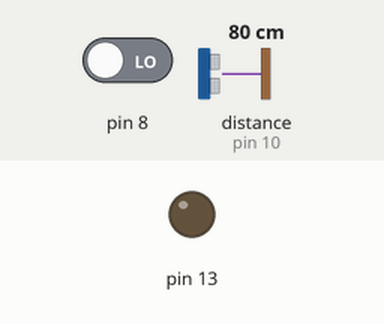
This sketch was run on a simulated Arduino Uno, built with avr-gcc and run on an emulated ATmega328P. On the bench: output pins drawn as LEDs (lit = HIGH). Wiring (inferred from the names in the program): ultrasonic range finder: trigger pin 9; echo pin 10. The test bench sets the inputs (shaded band); at power-on: distance to the obstacle (sensor on pin 10) 80 cm, pin 8 LOW. The echo pulse lasts 58.3 µs per cm; pins used as bus, display or sensor lines are not drawn.

Above: at 1.2 s.
1.3 s: distance to the obstacle (sensor on pin 10) set to 17 cm
2.8 s: distance to the obstacle (sensor on pin 10) set to 14 cm
At 3.3 s:
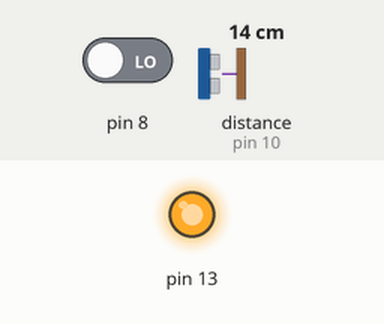
5.8 s: distance to the obstacle (sensor on pin 10) set to 18 cm
At 7.6 s:
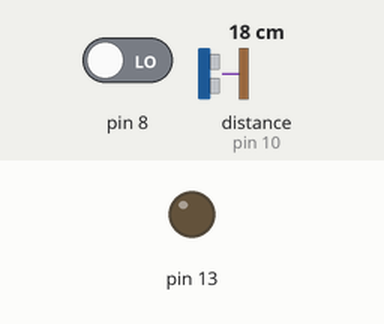
8.3 s: distance to the obstacle (sensor on pin 10) set to 2 cm
At 8.6 s:
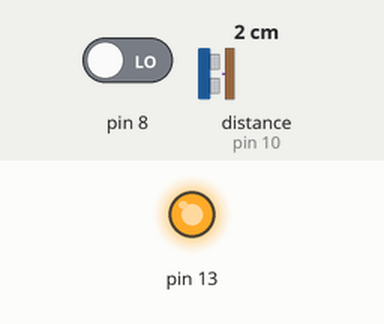
Timing chart, 0 to 11.3 s (numbered marks = the images above; inputs shaded):
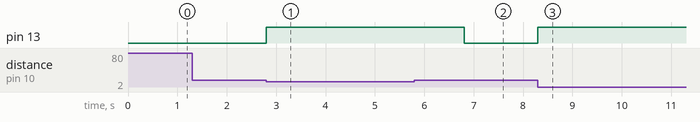

The sketch:

ultra_robot.ino
```cpp
#define trigpin 9
#define echopin 10
int i=0;
void setup() {
  // put your setup code here, to run once:
  pinMode(trigpin,OUTPUT);
  pinMode(echopin,INPUT);
  pinMode(13,OUTPUT);
  pinMode(8,INPUT);
}

void loop() {
  // put your main code here, to run repeatedly:

  digitalWrite(trigpin,1);
  int x=digitalRead(8);
  delayMicroseconds(1000);
  digitalWrite(trigpin,0);
  int duration=pulseIn(echopin,HIGH);
  int distance=(duration/2)*(0.035);
  if(distance<15)
  {
    digitalWrite(13,1);
    digitalWrite(2,1);
    digitalWrite(3,0);
    digitalWrite(4,1);
    digitalWrite(5,0);
    delay(1000);
    digitalWrite(2,0);
    digitalWrite(3,1);
    digitalWrite(4,0);
    digitalWrite(5,0);
    delay(1000);

  }
  else
  {
    digitalWrite(2,0);
    digitalWrite(3,1);
    digitalWrite(4,0);
    digitalWrite(5,1);
    digitalWrite(13,0);
  }
  if(x==1)
  {
    i++;
    digitalWrite(13,1);
    digitalWrite(2,1);
    digitalWrite(3,0);
    digitalWrite(4,1);
    digitalWrite(5,0);
    if(i>2)
    {
     delay(1000);
    }
    delay(1000);
    digitalWrite
    (2,0);
    digitalWrite(3,0);
    digitalWrite(4,0);
    digitalWrite(5,1);
    if(i>2)
    {
      delay(1000);
    }
    delay(1000);
    if(i>2)
    {
      i=0;
    }
  }
  else
  {
    digitalWrite(2,0);
    digitalWrite(3,1);
    digitalWrite(4,0);
    digitalWrite(5,1);
    digitalWrite(13,0);
  }


}
```

Measured:
- the behaviour switches between 16 and 15 cm on distance to the obstacle (sensor on pin 10) (found by bisection; images 0 and 1)
- after the input at 1.3 s, every drawn part: stays the same
- after the input at 2.8 s, pin 13: LOW → HIGH at once
- after the input at 5.8 s, pin 13: HIGH → LOW after 1.0 s
- after the input at 8.3 s, pin 13: LOW → HIGH at once
